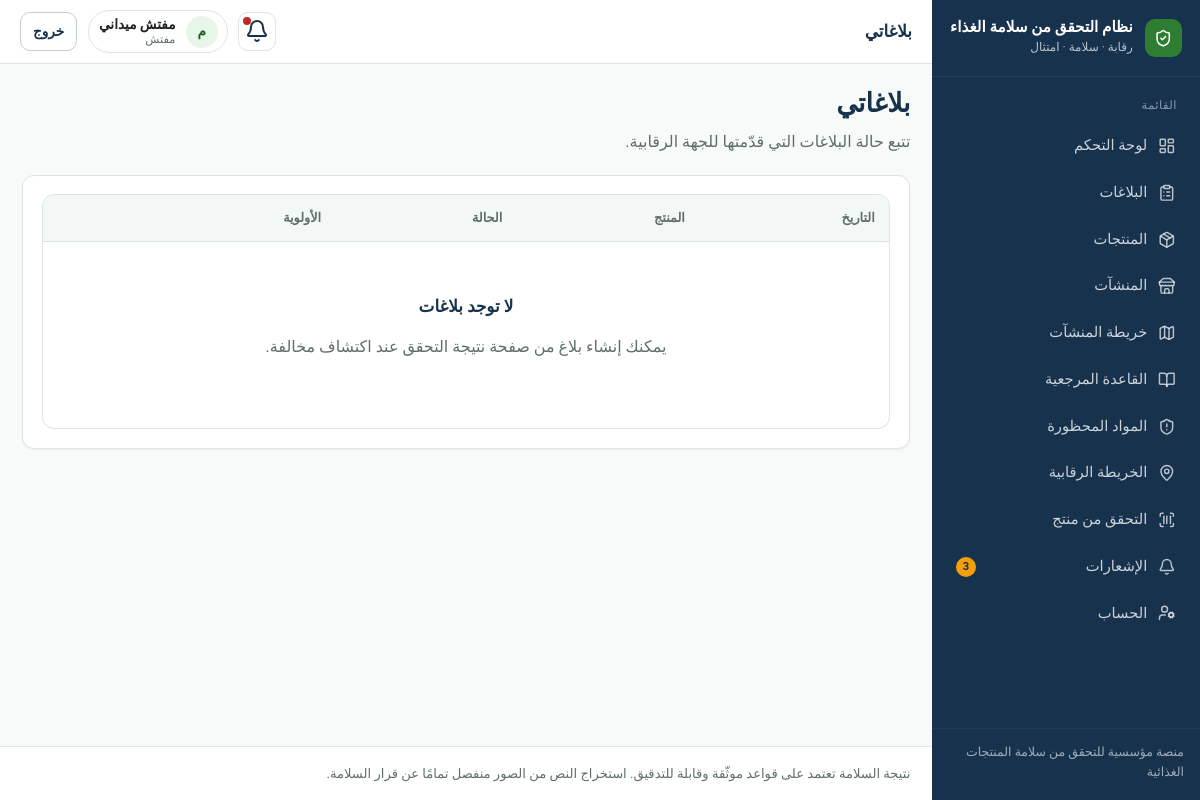
The app's page /complaints/mine/ (signed in) with its own data.
### apps/accounts/models.py (models this page shows, shortened)
class User(AbstractUser):
    id = models.UUIDField(primary_key=True, default=uuid.uuid4, editable=False)
    full_name = models.CharField("الاسم الكامل", max_length=150, blank=True)
    phone = models.CharField("الهاتف", max_length=20, blank=True, null=True, unique=True)
    role = models.CharField(
        max_length=32,
        choices=Role.choices,
        default=Role.USER,
        db_index=True,
    )
    preferred_language = models.CharField(
        max_length=2,
        choices=[("ar", "العربية"), ("en", "English")],
        default="ar",
    )
    is_active = models.BooleanField(default=True)
    class Meta:
        verbose_name = "مستخدم"
        verbose_name_plural = "المستخدمون"
        ordering = ["-date_joined"]

### apps/complaints/views.py (the view)
# urls.py: path("mine/", views.my_complaints, name="mine"),
@login_required
def my_complaints(request):
    items = Complaint.objects.filter(reporter=request.user).select_related("product", "store")
    return render(request, "complaints/mine.html", {"complaints": items})

### apps/core/context_processors.py (called while the page is built)
def _item(label, url_name, icon, match_prefixes=None):
    return {
        "label": label,
        "url_name": url_name,
        "icon": icon,
        "match_prefixes": match_prefixes or [],
    }

### templates/complaints/mine.html (shortened to what this page needs)
{% extends "base.html" %}
{% block topbar_title %}بلاغاتي{% endblock %}
{% block content %}
<div class="page-header">
  <div>
    <h1>بلاغاتي</h1>
    <p class="lead">تتبع حالة البلاغات التي قدّمتها للجهة الرقابية.</p>
  </div>
</div>
<section class="card">
  <div class="table-wrap">
    <table class="table">
      <thead><tr><th>التاريخ</th><th>المنتج</th><th>الحالة</th><th>الأولوية</th><th></th></tr></thead>
      <tbody>
        {% for c in complaints %}
        <tr>
          <td>{{ c.created_at|date:"Y-m-d" }}</td>
          <td>{{ c.product.name_ar|default:"—" }}</td>
          <td>{% include "partials/status_badge.html" with code=c.status label=c.get_status_display %}</td>
          <td>{% include "partials/status_badge.html" with code=c.severity_level label=c.get_severity_level_display %}</td>
          <td><a href="{% url 'complaints:detail' c.id %}">تتبع</a></td>
        </tr>
        {% empty %}
        <tr><td colspan="5"><div class="empty-state"><h3>لا توجد بلاغات</h3><p>يمكنك إنشاء بلاغ من صفحة نتيجة التحقق عند اكتشاف مخالفة.</p></div></td></tr>
        {% endfor %}
      </tbody>
    </table>
  </div>
</section>
{% endblock %}

### templates/base.html (shortened to what this page needs)
{% load static %}
<!DOCTYPE html>
<html lang="ar" dir="rtl">
<head>
  <link rel="stylesheet" href="{% static 'css/design-system.css' %}">
</head>
<body class="{% block body_class %}{% endblock %}">
{% if use_app_shell %}
  <div class="app-shell">
    <aside class="sidebar" id="sidebar">
      <a class="sidebar-brand" href="{% url 'core:home' %}">
        <span class="brand-mark" aria-hidden="true"><i data-lucide="shield-check"></i></span>
        <span class="brand-text">
          <strong>{{ app_name_ar }}</strong>
          <span>رقابة · سلامة · امتثال</span>
        </span>
      </a>
      <nav class="sidebar-nav" aria-label="القائمة الرئيسية">
        <div class="nav-section">
          <div class="nav-section-title">القائمة</div>
          {% for item in nav_items %}
            <a class="nav-link {% if item.active %}active{% endif %}" href="{{ item.url }}">
              <i data-lucide="{{ item.icon }}"></i>
              <span>{{ item.label }}</span>
              {% if item.url_name == 'notifications:list' and unread_notifications %}
                <span class="nav-badge">{{ unread_notifications }}</span>
              {% endif %}
            </a>
          {% endfor %}
        </div>
      </nav>
      <div class="sidebar-footer">منصة مؤسسية للتحقق من سلامة المنتجات الغذائية</div>
    </aside>
    <div class="main-wrap">
      <header class="topbar">
        <div class="topbar-left">
          <div class="page-title-top">{% block topbar_title %}{{ app_name_ar }}{% endblock %}</div>
        </div>
        <div class="topbar-right">
          <a class="icon-btn" href="{% url 'notifications:list' %}" title="الإشعارات" aria-label="الإشعارات">
            <i data-lucide="bell"></i>
            {% if unread_notifications %}<span class="dot"></span>{% endif %}
          </a>
          <div class="user-chip">
            <span class="user-avatar">{{ user.full_name|default:user.username|make_list|first|upper }}</span>
            <span class="user-meta">
              <strong>{{ user.full_name|default:user.username }}</strong>
              <span>{{ user.get_role_display }}</span>
            </span>
          </div>
          <form method="post" action="{% url 'accounts:logout' %}">
            <button class="btn btn-secondary btn-sm" type="submit">خروج</button>
          </form>
        </div>
      </header>
{% endif %}
      <main class="content"{% if not use_app_shell %} style="max-width:1100px;margin:0 auto"{% endif %}>
        {% block content %}{% endblock %}
      </main>
{% if use_app_shell %}
      <footer class="app-footer">
        نتيجة السلامة تعتمد على قواعد موثّقة وقابلة للتدقيق. استخراج النص من الصور منفصل تمامًا عن قرار السلامة.
      </footer>
    </div>
  </div>
{% else %}
  </div>
{% endif %}
</body>
</html>

### records on screen
User: full_name|make_list "م", full_name "مفتش ميداني", role "مفتش"

### other values on screen
{{ app_name_ar }} "نظام التحقق من سلامة الغذاء"
{{ item.label }} "لوحة التحكم" "البلاغات" "المنتجات" "المنشآت" "خريطة المنشآت" "القاعدة المرجعية" "المواد المحظورة" "الخريطة الرقابية" "التحقق من منتج" "الإشعارات" "الحساب"
{{ unread_notifications }} "3"
